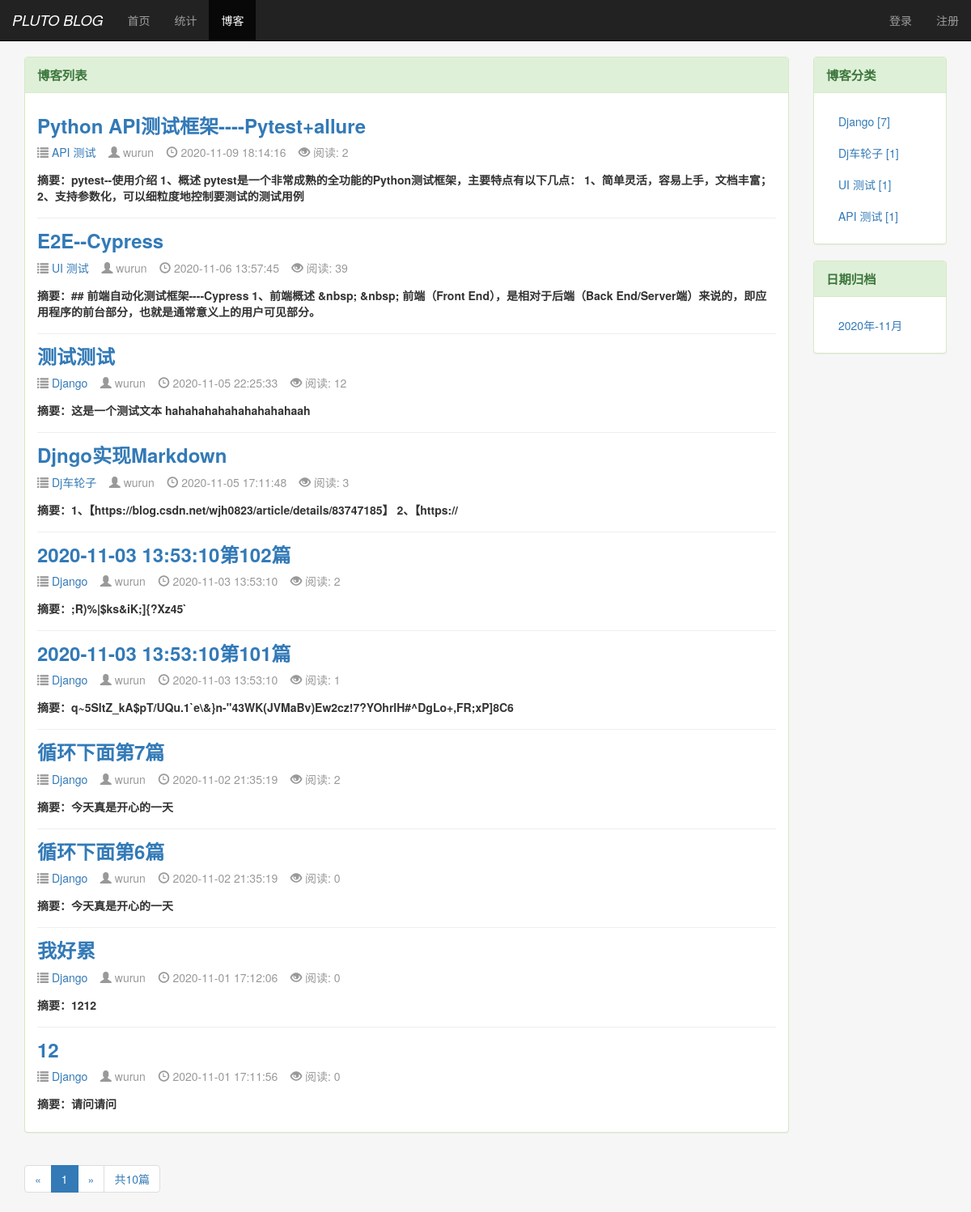
/blog/, run on an earlier commit of the app's database.
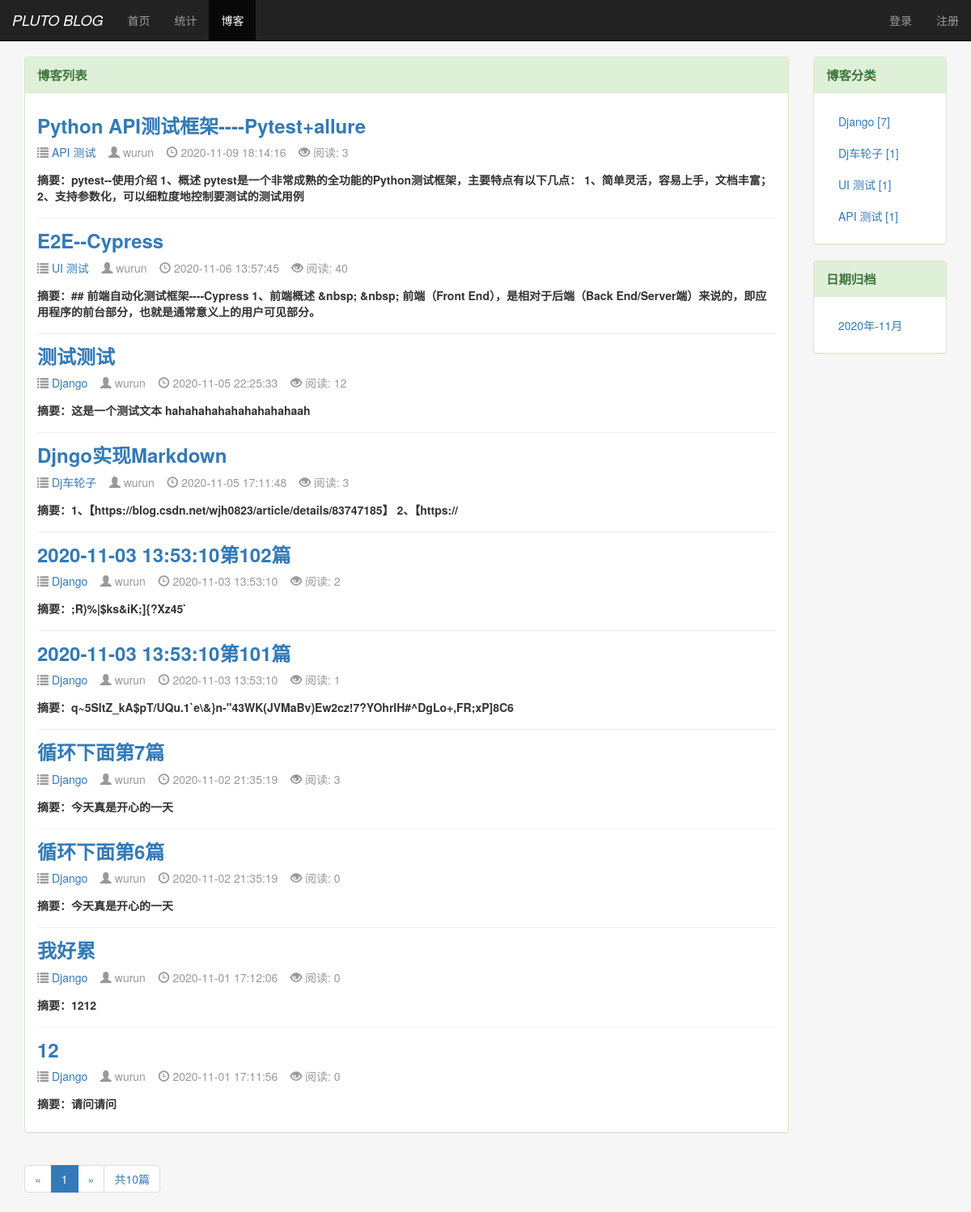
And on a later commit of the database.
### blog/models.py (models this page shows, shortened)
class Blog(models.Model, ReadNumExpandMethod):
    title = models.CharField(max_length=50)
    blog_type = models.ForeignKey(BlogType, on_delete=models.DO_NOTHING)
    content = RichTextUploadingField()
    author = models.ForeignKey(User, on_delete=models.DO_NOTHING, default=1)
    created_time = models.DateTimeField(auto_now_add=True)
    last_updated_time = models.DateTimeField(auto_now=True)
    read_details = GenericRelation(ReadDetail)  # 反向通用关系，创建一个从相关对象到该对象的关系， 这里关联到ReadDetail-->Blog
    objects = models.Manager()
    class Meta:
        ordering = ['-created_time']  # 倒序显示列表

class BlogType(models.Model):
    type_name = models.CharField(max_length=15)
    objects = models.Manager()  # 加上这句才能应用objects
    def __str__(self):
        return self.type_name
    def blog_count(self):
        return self.blog_set.count()  # blog_set是反向获取被关联外键的model。模型名称小写加_set，count获取数量，相当于sql跨表查询

### read_statistics/models.py (models this page shows)
class ReadNum(models.Model):
    read_num = models.IntegerField(default=0)  # 阅读计数字段，默认0
    content_type = models.ForeignKey(ContentType, on_delete=models.DO_NOTHING)  # 多对一，外键指向ContentType模型
    object_id = models.PositiveIntegerField()  # 数值字段类型，存储将要关联的模型中的主键值
    content_object = GenericForeignKey('content_type', 'object_id')  # 特殊的字段类型,允许与任何模型建立关系

### blog/views.py (the view)
# urls.py: path('', views.blog_list, name='blog_list'),  # 博客列表链接
def blog_list(request):
    blogs_all_list = Blog.objects.all()  # 获取全部的博客列表
    context = get_blogs_list_common_data(request, blogs_all_list)
    return render(request, 'blog/blog_list.html', context)

### read_statistics/models.py (called while the page is built)
    def get_read_num(self):
        try:
            ct = ContentType.objects.get_for_model(self)  # 获取模型类或模型实例，然后返回ContentType代表该模型的实例
            readnum = ReadNum.objects.get(content_type=ct, object_id=self.pk)  # 根据模型类实例与主键id获取到记录
            return readnum.read_num
        except exceptions.ObjectDoesNotExist:  # 如果不存在read_num, 返回0
            return 0

### blog/templates/blog/blog_list.html (shortened to what the changed rows need)
{% extends 'base.html' %}
{% load static %}
{% block heard_extends %}
    <link rel="stylesheet" href="{% static '/blog/blog.css' %}">
{% endblock %}
{% block content %}
    <div class="container">
        <div class="row">
            <div class="col-xs-12 col-sm-8 col-md-9 col-lg-10">
                <div class="panel panel-success">
                    <div class="panel-body">
                           {% for blog in blogs %}
                                <div class="blog">
                                    <h3><b><a href="{% url 'blog_detail' blog.pk%}">{{ blog.title }}</a></b></h3>
                                    <p class="blog-info">
                                        <span class="glyphicon glyphicon-list"></span><a href="{% url 'blogs_with_type' blog.blog_type.pk %}"> {{ blog.blog_type}}</a>&nbsp;&nbsp;&nbsp;
                                        <span class="glyphicon glyphicon-user"></span> {{ blog.author }}&nbsp;&nbsp;&nbsp;
                                        <span class="glyphicon glyphicon-time"></span> {{ blog.created_time|date:"Y-m-d H:i:s" }}&nbsp;&nbsp;&nbsp;
                                        <span class="glyphicon glyphicon glyphicon-eye-open"></span> 阅读: {{ blog.get_read_num }}
                                    </p>
                                    <p><b>摘要：{{ blog.content|striptags|truncatechars:120 }}</b></p>
                                </div>
                           {% empty %}
                                <div class="blog">
                                    <h3>-- 暂无博客，敬请期待 --</h3>
                                </div>
                           {% endfor %}
                    </div>
                </div>
            </div>
        </div>
    </div>
{% endblock %}

What changed in the data, as far as the page shows it:
changed through a linked row, Blog "Python API测试框架----Pytest+allure": get_read_num "2" → "3"
changed through a linked row, Blog "E2E--Cypress": get_read_num "39" → "40"
changed through a linked row, Blog "循环下面第7篇": get_read_num "2" → "3"
